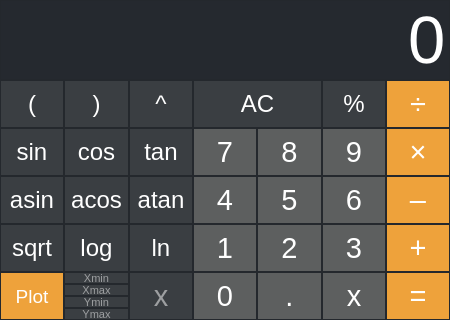
<?xml version="1.0" encoding="UTF-8"?>
<ui version="4.0">
 <class>MainWindow</class>
 <widget class="QMainWindow" name="MainWindow">
  <property name="geometry">
   <rect>
    <x>0</x>
    <y>0</y>
    <width>450</width>
    <height>320</height>
   </rect>
  </property>
  <property name="minimumSize">
   <size>
    <width>450</width>
    <height>320</height>
   </size>
  </property>
  <property name="maximumSize">
   <size>
    <width>845</width>
    <height>390</height>
   </size>
  </property>
  <property name="windowTitle">
   <string>MainCalc</string>
  </property>
  <property name="styleSheet">
   <string notr="true"/>
  </property>
  <widget class="QWidget" name="centralwidget">
   <layout class="QHBoxLayout" name="horizontalLayout_3" stretch="0,1">
    <property name="spacing">
     <number>0</number>
    </property>
    <property name="leftMargin">
     <number>0</number>
    </property>
    <property name="topMargin">
     <number>0</number>
    </property>
    <property name="rightMargin">
     <number>0</number>
    </property>
    <property name="bottomMargin">
     <number>0</number>
    </property>
    <item>
     <layout class="QVBoxLayout" name="calcPadLayout" stretch="3,10">
      <property name="spacing">
       <number>0</number>
      </property>
      <property name="sizeConstraint">
       <enum>QLayout::SetNoConstraint</enum>
      </property>
      <item>
       <widget class="QLineEdit" name="outputLabel">
        <property name="sizePolicy">
         <sizepolicy hsizetype="Expanding" vsizetype="Preferred">
          <horstretch>0</horstretch>
          <verstretch>0</verstretch>
         </sizepolicy>
        </property>
        <property name="font">
         <font>
          <pointsize>50</pointsize>
          <kerning>true</kerning>
         </font>
        </property>
        <property name="styleSheet">
         <string notr="true">QLineEdit {
  background-color: rgb(37, 41, 47);
  color: white; 
  border: 1px solid rgb(36, 40, 45);
}</string>
        </property>
        <property name="text">
         <string>0</string>
        </property>
        <property name="alignment">
         <set>Qt::AlignRight|Qt::AlignTrailing|Qt::AlignVCenter</set>
        </property>
        <property name="readOnly">
         <bool>true</bool>
        </property>
       </widget>
      </item>
      <item>
       <layout class="QHBoxLayout" name="buttonsLayout" stretch="3,4">
        <property name="spacing">
         <number>0</number>
        </property>
        <item>
         <layout class="QGridLayout" name="functionsLayout" rowstretch="1,1,1,1,1" columnstretch="1,1,1">
          <property name="spacing">
           <number>0</number>
          </property>
          <item row="3" column="0">
           <widget class="QPushButton" name="sqrt">
            <property name="sizePolicy">
             <sizepolicy hsizetype="Minimum" vsizetype="Preferred">
              <horstretch>0</horstretch>
              <verstretch>0</verstretch>
             </sizepolicy>
            </property>
            <property name="font">
             <font>
              <pointsize>18</pointsize>
             </font>
            </property>
            <property name="styleSheet">
             <string notr="true">QPushButton {
  background-color: rgb(58, 62, 66);
  color: white; 
  border: 1px solid rgb(36, 40, 45);
}

QPushButton:pressed {
    background-color: rgb(93, 95, 95);
}</string>
            </property>
            <property name="text">
             <string>sqrt</string>
            </property>
            <property name="shortcut">
             <string>Q</string>
            </property>
            <attribute name="buttonGroup">
             <string notr="true">buttonGroup_function</string>
            </attribute>
           </widget>
          </item>
          <item row="2" column="2">
           <widget class="QPushButton" name="atan">
            <property name="sizePolicy">
             <sizepolicy hsizetype="Minimum" vsizetype="Preferred">
              <horstretch>0</horstretch>
              <verstretch>0</verstretch>
             </sizepolicy>
            </property>
            <property name="font">
             <font>
              <pointsize>18</pointsize>
             </font>
            </property>
            <property name="styleSheet">
             <string notr="true">QPushButton {
  background-color: rgb(58, 62, 66);
  color: white; 
  border: 1px solid rgb(36, 40, 45);
}

QPushButton:pressed {
    background-color: rgb(93, 95, 95);
}</string>
            </property>
            <property name="text">
             <string>atan</string>
            </property>
            <property name="shortcut">
             <string>Shift+T</string>
            </property>
            <attribute name="buttonGroup">
             <string notr="true">buttonGroup_function</string>
            </attribute>
           </widget>
          </item>
          <item row="0" column="1">
           <widget class="QPushButton" name="right">
            <property name="sizePolicy">
             <sizepolicy hsizetype="Minimum" vsizetype="Preferred">
              <horstretch>0</horstretch>
              <verstretch>0</verstretch>
             </sizepolicy>
            </property>
            <property name="font">
             <font>
              <pointsize>18</pointsize>
             </font>
            </property>
            <property name="styleSheet">
             <string notr="true">QPushButton {
  background-color: rgb(58, 62, 66);
  color: white; 
  border: 1px solid rgb(36, 40, 45);
}

QPushButton:pressed {
    background-color: rgb(93, 95, 95);
}</string>
            </property>
            <property name="text">
             <string>)</string>
            </property>
            <property name="shortcut">
             <string>)</string>
            </property>
            <attribute name="buttonGroup">
             <string notr="true">buttonGroup</string>
            </attribute>
           </widget>
          </item>
          <item row="2" column="1">
           <widget class="QPushButton" name="acos">
            <property name="sizePolicy">
             <sizepolicy hsizetype="Minimum" vsizetype="Preferred">
              <horstretch>0</horstretch>
              <verstretch>0</verstretch>
             </sizepolicy>
            </property>
            <property name="font">
             <font>
              <pointsize>18</pointsize>
             </font>
            </property>
            <property name="styleSheet">
             <string notr="true">QPushButton {
  background-color: rgb(58, 62, 66);
  color: white; 
  border: 1px solid rgb(36, 40, 45);
}

QPushButton:pressed {
    background-color: rgb(93, 95, 95);
}</string>
            </property>
            <property name="text">
             <string>acos</string>
            </property>
            <property name="shortcut">
             <string>Shift+C</string>
            </property>
            <attribute name="buttonGroup">
             <string notr="true">buttonGroup_function</string>
            </attribute>
           </widget>
          </item>
          <item row="3" column="1">
           <widget class="QPushButton" name="log">
            <property name="sizePolicy">
             <sizepolicy hsizetype="Minimum" vsizetype="Preferred">
              <horstretch>0</horstretch>
              <verstretch>0</verstretch>
             </sizepolicy>
            </property>
            <property name="font">
             <font>
              <pointsize>18</pointsize>
             </font>
            </property>
            <property name="styleSheet">
             <string notr="true">QPushButton {
  background-color: rgb(58, 62, 66);
  color: white; 
  border: 1px solid rgb(36, 40, 45);
}

QPushButton:pressed {
    background-color: rgb(93, 95, 95);
}</string>
            </property>
            <property name="text">
             <string>log</string>
            </property>
            <property name="shortcut">
             <string>L</string>
            </property>
            <attribute name="buttonGroup">
             <string notr="true">buttonGroup_function</string>
            </attribute>
           </widget>
          </item>
          <item row="1" column="1">
           <widget class="QPushButton" name="cos">
            <property name="sizePolicy">
             <sizepolicy hsizetype="Minimum" vsizetype="Preferred">
              <horstretch>0</horstretch>
              <verstretch>0</verstretch>
             </sizepolicy>
            </property>
            <property name="font">
             <font>
              <pointsize>18</pointsize>
             </font>
            </property>
            <property name="styleSheet">
             <string notr="true">QPushButton {
  background-color: rgb(58, 62, 66);
  color: white; 
  border: 1px solid rgb(36, 40, 45);
}

QPushButton:pressed {
    background-color: rgb(93, 95, 95);
}</string>
            </property>
            <property name="text">
             <string>cos</string>
            </property>
            <property name="shortcut">
             <string>C</string>
            </property>
            <attribute name="buttonGroup">
             <string notr="true">buttonGroup_function</string>
            </attribute>
           </widget>
          </item>
          <item row="0" column="2">
           <widget class="QPushButton" name="pow">
            <property name="sizePolicy">
             <sizepolicy hsizetype="Minimum" vsizetype="Preferred">
              <horstretch>0</horstretch>
              <verstretch>0</verstretch>
             </sizepolicy>
            </property>
            <property name="font">
             <font>
              <pointsize>18</pointsize>
             </font>
            </property>
            <property name="styleSheet">
             <string notr="true">QPushButton {
  background-color: rgb(58, 62, 66);
  color: white; 
  border: 1px solid rgb(36, 40, 45);
}

QPushButton:pressed {
    background-color: rgb(93, 95, 95);
}</string>
            </property>
            <property name="text">
             <string>^</string>
            </property>
            <property name="shortcut">
             <string>^</string>
            </property>
            <attribute name="buttonGroup">
             <string notr="true">buttonGroup</string>
            </attribute>
           </widget>
          </item>
          <item row="4" column="0">
           <widget class="QPushButton" name="plot">
            <property name="sizePolicy">
             <sizepolicy hsizetype="Minimum" vsizetype="Preferred">
              <horstretch>0</horstretch>
              <verstretch>0</verstretch>
             </sizepolicy>
            </property>
            <property name="font">
             <font>
              <pointsize>14</pointsize>
             </font>
            </property>
            <property name="styleSheet">
             <string notr="true">QPushButton {
  background-color: rgb(238, 162, 59);
  color: white; 
  border: 1px solid rgb(36, 40, 45);
}

QPushButton:pressed {
    background-color: rgb(193, 129, 46);
}</string>
            </property>
            <property name="text">
             <string>Plot</string>
            </property>
           </widget>
          </item>
          <item row="0" column="0">
           <widget class="QPushButton" name="left">
            <property name="sizePolicy">
             <sizepolicy hsizetype="Minimum" vsizetype="Preferred">
              <horstretch>0</horstretch>
              <verstretch>0</verstretch>
             </sizepolicy>
            </property>
            <property name="font">
             <font>
              <pointsize>18</pointsize>
             </font>
            </property>
            <property name="styleSheet">
             <string notr="true">QPushButton {
  background-color: rgb(58, 62, 66);
  color: white; 
  border: 1px solid rgb(36, 40, 45);
}

QPushButton:pressed {
    background-color: rgb(93, 95, 95);
}</string>
            </property>
            <property name="text">
             <string>(</string>
            </property>
            <property name="shortcut">
             <string>(</string>
            </property>
            <attribute name="buttonGroup">
             <string notr="true">buttonGroup</string>
            </attribute>
           </widget>
          </item>
          <item row="1" column="0">
           <widget class="QPushButton" name="sin">
            <property name="sizePolicy">
             <sizepolicy hsizetype="Minimum" vsizetype="Preferred">
              <horstretch>0</horstretch>
              <verstretch>0</verstretch>
             </sizepolicy>
            </property>
            <property name="font">
             <font>
              <pointsize>18</pointsize>
             </font>
            </property>
            <property name="styleSheet">
             <string notr="true">QPushButton {
  background-color: rgb(58, 62, 66);
  color: white; 
  border: 1px solid rgb(36, 40, 45);
}

QPushButton:pressed {
    background-color: rgb(93, 95, 95);
}</string>
            </property>
            <property name="text">
             <string>sin</string>
            </property>
            <property name="shortcut">
             <string>S</string>
            </property>
            <attribute name="buttonGroup">
             <string notr="true">buttonGroup_function</string>
            </attribute>
           </widget>
          </item>
          <item row="1" column="2">
           <widget class="QPushButton" name="tan">
            <property name="sizePolicy">
             <sizepolicy hsizetype="Minimum" vsizetype="Preferred">
              <horstretch>0</horstretch>
              <verstretch>0</verstretch>
             </sizepolicy>
            </property>
            <property name="font">
             <font>
              <pointsize>18</pointsize>
             </font>
            </property>
            <property name="styleSheet">
             <string notr="true">QPushButton {
  background-color: rgb(58, 62, 66);
  color: white; 
  border: 1px solid rgb(36, 40, 45);
}

QPushButton:pressed {
    background-color: rgb(93, 95, 95);
}</string>
            </property>
            <property name="text">
             <string>tan</string>
            </property>
            <property name="shortcut">
             <string>T</string>
            </property>
            <attribute name="buttonGroup">
             <string notr="true">buttonGroup_function</string>
            </attribute>
           </widget>
          </item>
          <item row="4" column="2">
           <widget class="QLineEdit" name="promptX">
            <property name="sizePolicy">
             <sizepolicy hsizetype="Preferred" vsizetype="Preferred">
              <horstretch>0</horstretch>
              <verstretch>0</verstretch>
             </sizepolicy>
            </property>
            <property name="font">
             <font>
              <pointsize>22</pointsize>
             </font>
            </property>
            <property name="styleSheet">
             <string notr="true">QLineEdit {
  background-color: rgb(58, 62, 66);
  color: white; 
  border: 1px solid rgb(36, 40, 45);
}
</string>
            </property>
            <property name="inputMask">
             <string/>
            </property>
            <property name="text">
             <string/>
            </property>
            <property name="alignment">
             <set>Qt::AlignCenter</set>
            </property>
            <property name="placeholderText">
             <string>x</string>
            </property>
           </widget>
          </item>
          <item row="4" column="1">
           <layout class="QVBoxLayout" name="domainInputLayout">
            <property name="spacing">
             <number>0</number>
            </property>
            <property name="sizeConstraint">
             <enum>QLayout::SetNoConstraint</enum>
            </property>
            <item>
             <widget class="QLineEdit" name="xMin">
              <property name="sizePolicy">
               <sizepolicy hsizetype="Expanding" vsizetype="Ignored">
                <horstretch>0</horstretch>
                <verstretch>0</verstretch>
               </sizepolicy>
              </property>
              <property name="font">
               <font>
                <pointsize>8</pointsize>
               </font>
              </property>
              <property name="styleSheet">
               <string notr="true">QLineEdit {
  background-color: rgb(58, 62, 66);
  color: white; 
  border: 1px solid rgb(36, 40, 45);
}
</string>
              </property>
              <property name="inputMask">
               <string/>
              </property>
              <property name="text">
               <string/>
              </property>
              <property name="alignment">
               <set>Qt::AlignCenter</set>
              </property>
              <property name="placeholderText">
               <string>Xmin</string>
              </property>
             </widget>
            </item>
            <item>
             <widget class="QLineEdit" name="xMax">
              <property name="sizePolicy">
               <sizepolicy hsizetype="Expanding" vsizetype="Ignored">
                <horstretch>0</horstretch>
                <verstretch>0</verstretch>
               </sizepolicy>
              </property>
              <property name="font">
               <font>
                <pointsize>8</pointsize>
               </font>
              </property>
              <property name="styleSheet">
               <string notr="true">QLineEdit {
  background-color: rgb(58, 62, 66);
  color: white; 
  border: 1px solid rgb(36, 40, 45);
}
</string>
              </property>
              <property name="inputMask">
               <string/>
              </property>
              <property name="text">
               <string/>
              </property>
              <property name="alignment">
               <set>Qt::AlignCenter</set>
              </property>
              <property name="placeholderText">
               <string>Xmax</string>
              </property>
             </widget>
            </item>
            <item>
             <widget class="QLineEdit" name="yMin">
              <property name="sizePolicy">
               <sizepolicy hsizetype="Expanding" vsizetype="Ignored">
                <horstretch>0</horstretch>
                <verstretch>0</verstretch>
               </sizepolicy>
              </property>
              <property name="font">
               <font>
                <pointsize>8</pointsize>
               </font>
              </property>
              <property name="styleSheet">
               <string notr="true">QLineEdit {
  background-color: rgb(58, 62, 66);
  color: white; 
  border: 1px solid rgb(36, 40, 45);
}
</string>
              </property>
              <property name="inputMask">
               <string/>
              </property>
              <property name="text">
               <string/>
              </property>
              <property name="alignment">
               <set>Qt::AlignCenter</set>
              </property>
              <property name="placeholderText">
               <string>Ymin</string>
              </property>
             </widget>
            </item>
            <item>
             <widget class="QLineEdit" name="yMax">
              <property name="sizePolicy">
               <sizepolicy hsizetype="Expanding" vsizetype="Ignored">
                <horstretch>0</horstretch>
                <verstretch>0</verstretch>
               </sizepolicy>
              </property>
              <property name="font">
               <font>
                <pointsize>8</pointsize>
               </font>
              </property>
              <property name="styleSheet">
               <string notr="true">QLineEdit {
  background-color: rgb(58, 62, 66);
  color: white; 
  border: 1px solid rgb(36, 40, 45);
}
</string>
              </property>
              <property name="inputMask">
               <string/>
              </property>
              <property name="text">
               <string/>
              </property>
              <property name="alignment">
               <set>Qt::AlignCenter</set>
              </property>
              <property name="placeholderText">
               <string>Ymax</string>
              </property>
             </widget>
            </item>
           </layout>
          </item>
          <item row="3" column="2">
           <widget class="QPushButton" name="ln">
            <property name="sizePolicy">
             <sizepolicy hsizetype="Minimum" vsizetype="Preferred">
              <horstretch>0</horstretch>
              <verstretch>0</verstretch>
             </sizepolicy>
            </property>
            <property name="font">
             <font>
              <pointsize>18</pointsize>
             </font>
            </property>
            <property name="styleSheet">
             <string notr="true">QPushButton {
  background-color: rgb(58, 62, 66);
  color: white; 
  border: 1px solid rgb(36, 40, 45);
}

QPushButton:pressed {
    background-color: rgb(93, 95, 95);
}</string>
            </property>
            <property name="text">
             <string>ln</string>
            </property>
            <property name="shortcut">
             <string>Shift+L</string>
            </property>
            <attribute name="buttonGroup">
             <string notr="true">buttonGroup_function</string>
            </attribute>
           </widget>
          </item>
          <item row="2" column="0">
           <widget class="QPushButton" name="asin">
            <property name="sizePolicy">
             <sizepolicy hsizetype="Minimum" vsizetype="Preferred">
              <horstretch>0</horstretch>
              <verstretch>0</verstretch>
             </sizepolicy>
            </property>
            <property name="font">
             <font>
              <pointsize>18</pointsize>
             </font>
            </property>
            <property name="styleSheet">
             <string notr="true">QPushButton {
  background-color: rgb(58, 62, 66);
  color: white; 
  border: 1px solid rgb(36, 40, 45);
}

QPushButton:pressed {
    background-color: rgb(93, 95, 95);
}</string>
            </property>
            <property name="text">
             <string>asin</string>
            </property>
            <property name="shortcut">
             <string>Shift+S</string>
            </property>
            <attribute name="buttonGroup">
             <string notr="true">buttonGroup_function</string>
            </attribute>
           </widget>
          </item>
         </layout>
        </item>
        <item>
         <layout class="QVBoxLayout" name="mainLayout" stretch="1,4">
          <property name="spacing">
           <number>0</number>
          </property>
          <item>
           <layout class="QHBoxLayout" name="topRightLayout" stretch="2,1,1">
            <property name="spacing">
             <number>0</number>
            </property>
            <item>
             <widget class="QPushButton" name="AC">
              <property name="sizePolicy">
               <sizepolicy hsizetype="Minimum" vsizetype="Preferred">
                <horstretch>0</horstretch>
                <verstretch>0</verstretch>
               </sizepolicy>
              </property>
              <property name="font">
               <font>
                <pointsize>18</pointsize>
               </font>
              </property>
              <property name="styleSheet">
               <string notr="true">QPushButton {
  background-color: rgb(58, 62, 66);
  color: white; 
  border: 1px solid rgb(36, 40, 45);
}

QPushButton:pressed {
    background-color: rgb(93, 95, 95);
}</string>
              </property>
              <property name="text">
               <string>AC</string>
              </property>
              <property name="shortcut">
               <string>Backspace</string>
              </property>
             </widget>
            </item>
            <item>
             <widget class="QPushButton" name="mod">
              <property name="sizePolicy">
               <sizepolicy hsizetype="Preferred" vsizetype="Preferred">
                <horstretch>0</horstretch>
                <verstretch>0</verstretch>
               </sizepolicy>
              </property>
              <property name="font">
               <font>
                <pointsize>18</pointsize>
               </font>
              </property>
              <property name="styleSheet">
               <string notr="true">QPushButton {
  background-color: rgb(58, 62, 66);
  color: white; 
  border: 1px solid rgb(36, 40, 45);
}

QPushButton:pressed {
    background-color: rgb(93, 95, 95);
}</string>
              </property>
              <property name="text">
               <string>%</string>
              </property>
              <property name="shortcut">
               <string>%</string>
              </property>
              <attribute name="buttonGroup">
               <string notr="true">buttonGroup</string>
              </attribute>
             </widget>
            </item>
            <item>
             <widget class="QPushButton" name="div">
              <property name="sizePolicy">
               <sizepolicy hsizetype="Preferred" vsizetype="Preferred">
                <horstretch>0</horstretch>
                <verstretch>0</verstretch>
               </sizepolicy>
              </property>
              <property name="font">
               <font>
                <pointsize>22</pointsize>
               </font>
              </property>
              <property name="styleSheet">
               <string notr="true">QPushButton {
  background-color: rgb(238, 162, 59);
  color: white; 
  border: 1px solid rgb(36, 40, 45);
}

QPushButton:pressed {
    background-color: rgb(193, 129, 46);
}</string>
              </property>
              <property name="text">
               <string>÷</string>
              </property>
              <property name="shortcut">
               <string>/</string>
              </property>
              <attribute name="buttonGroup">
               <string notr="true">buttonGroup</string>
              </attribute>
             </widget>
            </item>
           </layout>
          </item>
          <item>
           <layout class="QGridLayout" name="numbersLayout">
            <property name="spacing">
             <number>0</number>
            </property>
            <item row="2" column="2">
             <widget class="QPushButton" name="push_6">
              <property name="sizePolicy">
               <sizepolicy hsizetype="Preferred" vsizetype="Preferred">
                <horstretch>0</horstretch>
                <verstretch>0</verstretch>
               </sizepolicy>
              </property>
              <property name="font">
               <font>
                <pointsize>22</pointsize>
               </font>
              </property>
              <property name="styleSheet">
               <string notr="true">QPushButton {
  background-color: rgb(93, 95, 95);
  color: white; 
  border: 1px solid rgb(36, 40, 45);
}

QPushButton:pressed {
    background-color: rgb(156, 157, 161);
}</string>
              </property>
              <property name="text">
               <string>6</string>
              </property>
              <property name="shortcut">
               <string>6</string>
              </property>
              <attribute name="buttonGroup">
               <string notr="true">buttonGroup</string>
              </attribute>
             </widget>
            </item>
            <item row="4" column="1">
             <widget class="QPushButton" name="point">
              <property name="sizePolicy">
               <sizepolicy hsizetype="Preferred" vsizetype="Preferred">
                <horstretch>0</horstretch>
                <verstretch>0</verstretch>
               </sizepolicy>
              </property>
              <property name="font">
               <font>
                <pointsize>22</pointsize>
               </font>
              </property>
              <property name="styleSheet">
               <string notr="true">QPushButton {
  background-color: rgb(93, 95, 95);
  color: white; 
  border: 1px solid rgb(36, 40, 45);
}

QPushButton:pressed {
    background-color: rgb(156, 157, 161);
}</string>
              </property>
              <property name="text">
               <string>.</string>
              </property>
              <property name="shortcut">
               <string>.</string>
              </property>
              <attribute name="buttonGroup">
               <string notr="true">buttonGroup</string>
              </attribute>
             </widget>
            </item>
            <item row="4" column="2">
             <widget class="QPushButton" name="push_x">
              <property name="sizePolicy">
               <sizepolicy hsizetype="Preferred" vsizetype="Preferred">
                <horstretch>0</horstretch>
                <verstretch>0</verstretch>
               </sizepolicy>
              </property>
              <property name="font">
               <font>
                <pointsize>22</pointsize>
               </font>
              </property>
              <property name="styleSheet">
               <string notr="true">QPushButton {
  background-color: rgb(93, 95, 95);
  color: white; 
  border: 1px solid rgb(36, 40, 45);
}

QPushButton:pressed {
    background-color: rgb(156, 157, 161);
}</string>
              </property>
              <property name="text">
               <string>x</string>
              </property>
              <property name="shortcut">
               <string>X</string>
              </property>
              <attribute name="buttonGroup">
               <string notr="true">buttonGroup</string>
              </attribute>
             </widget>
            </item>
            <item row="4" column="0">
             <widget class="QPushButton" name="push_0">
              <property name="sizePolicy">
               <sizepolicy hsizetype="Preferred" vsizetype="Preferred">
                <horstretch>0</horstretch>
                <verstretch>0</verstretch>
               </sizepolicy>
              </property>
              <property name="font">
               <font>
                <pointsize>22</pointsize>
               </font>
              </property>
              <property name="styleSheet">
               <string notr="true">QPushButton {
  background-color: rgb(93, 95, 95);
  color: white; 
  border: 1px solid rgb(36, 40, 45);
}

QPushButton:pressed {
    background-color: rgb(156, 157, 161);
}</string>
              </property>
              <property name="text">
               <string>0</string>
              </property>
              <property name="shortcut">
               <string>0</string>
              </property>
              <attribute name="buttonGroup">
               <string notr="true">buttonGroup</string>
              </attribute>
             </widget>
            </item>
            <item row="4" column="3">
             <widget class="QPushButton" name="eq">
              <property name="sizePolicy">
               <sizepolicy hsizetype="Preferred" vsizetype="Preferred">
                <horstretch>0</horstretch>
                <verstretch>0</verstretch>
               </sizepolicy>
              </property>
              <property name="font">
               <font>
                <pointsize>22</pointsize>
               </font>
              </property>
              <property name="styleSheet">
               <string notr="true">QPushButton {
  background-color: rgb(238, 162, 59);
  color: white; 
  border: 1px solid rgb(36, 40, 45);
}

QPushButton:pressed {
    background-color: rgb(193, 129, 46);
}</string>
              </property>
              <property name="text">
               <string>=</string>
              </property>
              <property name="shortcut">
               <string>Return</string>
              </property>
             </widget>
            </item>
            <item row="3" column="2">
             <widget class="QPushButton" name="push_3">
              <property name="sizePolicy">
               <sizepolicy hsizetype="Preferred" vsizetype="Preferred">
                <horstretch>0</horstretch>
                <verstretch>0</verstretch>
               </sizepolicy>
              </property>
              <property name="font">
               <font>
                <pointsize>22</pointsize>
               </font>
              </property>
              <property name="styleSheet">
               <string notr="true">QPushButton {
  background-color: rgb(93, 95, 95);
  color: white; 
  border: 1px solid rgb(36, 40, 45);
}

QPushButton:pressed {
    background-color: rgb(156, 157, 161);
}</string>
              </property>
              <property name="text">
               <string>3</string>
              </property>
              <property name="shortcut">
               <string>3</string>
              </property>
              <attribute name="buttonGroup">
               <string notr="true">buttonGroup</string>
              </attribute>
             </widget>
            </item>
            <item row="1" column="1">
             <widget class="QPushButton" name="push_8">
              <property name="sizePolicy">
               <sizepolicy hsizetype="Preferred" vsizetype="Preferred">
                <horstretch>0</horstretch>
                <verstretch>0</verstretch>
               </sizepolicy>
              </property>
              <property name="font">
               <font>
                <pointsize>22</pointsize>
               </font>
              </property>
              <property name="styleSheet">
               <string notr="true">QPushButton {
  background-color: rgb(93, 95, 95);
  color: white; 
  border: 1px solid rgb(36, 40, 45);
}

QPushButton:pressed {
    background-color: rgb(156, 157, 161);
}</string>
              </property>
              <property name="text">
               <string>8</string>
              </property>
              <property name="shortcut">
               <string>8</string>
              </property>
              <attribute name="buttonGroup">
               <string notr="true">buttonGroup</string>
              </attribute>
             </widget>
            </item>
            <item row="1" column="2">
             <widget class="QPushButton" name="push_9">
              <property name="sizePolicy">
               <sizepolicy hsizetype="Preferred" vsizetype="Preferred">
                <horstretch>0</horstretch>
                <verstretch>0</verstretch>
               </sizepolicy>
              </property>
              <property name="font">
               <font>
                <pointsize>22</pointsize>
               </font>
              </property>
              <property name="styleSheet">
               <string notr="true">QPushButton {
  background-color: rgb(93, 95, 95);
  color: white; 
  border: 1px solid rgb(36, 40, 45);
}

QPushButton:pressed {
    background-color: rgb(156, 157, 161);
}</string>
              </property>
              <property name="text">
               <string>9</string>
              </property>
              <property name="shortcut">
               <string>9</string>
              </property>
              <attribute name="buttonGroup">
               <string notr="true">buttonGroup</string>
              </attribute>
             </widget>
            </item>
            <item row="1" column="3">
             <widget class="QPushButton" name="mult">
              <property name="sizePolicy">
               <sizepolicy hsizetype="Preferred" vsizetype="Preferred">
                <horstretch>0</horstretch>
                <verstretch>0</verstretch>
               </sizepolicy>
              </property>
              <property name="font">
               <font>
                <pointsize>22</pointsize>
               </font>
              </property>
              <property name="styleSheet">
               <string notr="true">QPushButton {
  background-color: rgb(238, 162, 59);
  color: white; 
  border: 1px solid rgb(36, 40, 45);
}

QPushButton:pressed {
    background-color: rgb(193, 129, 46);
}</string>
              </property>
              <property name="text">
               <string>×</string>
              </property>
              <property name="shortcut">
               <string>*</string>
              </property>
              <attribute name="buttonGroup">
               <string notr="true">buttonGroup</string>
              </attribute>
             </widget>
            </item>
            <item row="3" column="1">
             <widget class="QPushButton" name="push_2">
              <property name="sizePolicy">
               <sizepolicy hsizetype="Preferred" vsizetype="Preferred">
                <horstretch>0</horstretch>
                <verstretch>0</verstretch>
               </sizepolicy>
              </property>
              <property name="font">
               <font>
                <pointsize>22</pointsize>
               </font>
              </property>
              <property name="styleSheet">
               <string notr="true">QPushButton {
  background-color: rgb(93, 95, 95);
  color: white; 
  border: 1px solid rgb(36, 40, 45);
}

QPushButton:pressed {
    background-color: rgb(156, 157, 161);
}</string>
              </property>
              <property name="text">
               <string>2</string>
              </property>
              <property name="shortcut">
               <string>2</string>
              </property>
              <attribute name="buttonGroup">
               <string notr="true">buttonGroup</string>
              </attribute>
             </widget>
            </item>
            <item row="2" column="0">
             <widget class="QPushButton" name="push_4">
              <property name="sizePolicy">
               <sizepolicy hsizetype="Preferred" vsizetype="Preferred">
                <horstretch>0</horstretch>
                <verstretch>0</verstretch>
               </sizepolicy>
              </property>
              <property name="font">
               <font>
                <pointsize>22</pointsize>
               </font>
              </property>
              <property name="styleSheet">
               <string notr="true">QPushButton {
  background-color: rgb(93, 95, 95);
  color: white; 
  border: 1px solid rgb(36, 40, 45);
}

QPushButton:pressed {
    background-color: rgb(156, 157, 161);
}</string>
              </property>
              <property name="text">
               <string>4</string>
              </property>
              <property name="shortcut">
               <string>4</string>
              </property>
              <attribute name="buttonGroup">
               <string notr="true">buttonGroup</string>
              </attribute>
             </widget>
            </item>
            <item row="3" column="3">
             <widget class="QPushButton" name="plus">
              <property name="sizePolicy">
               <sizepolicy hsizetype="Preferred" vsizetype="Preferred">
                <horstretch>0</horstretch>
                <verstretch>0</verstretch>
               </sizepolicy>
              </property>
              <property name="font">
               <font>
                <pointsize>22</pointsize>
               </font>
              </property>
              <property name="styleSheet">
               <string notr="true">QPushButton {
  background-color: rgb(238, 162, 59);
  color: white; 
  border: 1px solid rgb(36, 40, 45);
}

QPushButton:pressed {
    background-color: rgb(193, 129, 46);
}</string>
              </property>
              <property name="text">
               <string>+</string>
              </property>
              <property name="shortcut">
               <string>+</string>
              </property>
              <attribute name="buttonGroup">
               <string notr="true">buttonGroup</string>
              </attribute>
             </widget>
            </item>
            <item row="2" column="3">
             <widget class="QPushButton" name="minus">
              <property name="sizePolicy">
               <sizepolicy hsizetype="Preferred" vsizetype="Preferred">
                <horstretch>0</horstretch>
                <verstretch>0</verstretch>
               </sizepolicy>
              </property>
              <property name="font">
               <font>
                <pointsize>22</pointsize>
               </font>
              </property>
              <property name="styleSheet">
               <string notr="true">QPushButton {
  background-color: rgb(238, 162, 59);
  color: white; 
  border: 1px solid rgb(36, 40, 45);
}

QPushButton:pressed {
    background-color: rgb(193, 129, 46);
}</string>
              </property>
              <property name="text">
               <string>–</string>
              </property>
              <property name="shortcut">
               <string>-</string>
              </property>
              <attribute name="buttonGroup">
               <string notr="true">buttonGroup</string>
              </attribute>
             </widget>
            </item>
            <item row="1" column="0">
             <widget class="QPushButton" name="push_7">
              <property name="sizePolicy">
               <sizepolicy hsizetype="Preferred" vsizetype="Preferred">
                <horstretch>0</horstretch>
                <verstretch>0</verstretch>
               </sizepolicy>
              </property>
              <property name="font">
               <font>
                <pointsize>22</pointsize>
               </font>
              </property>
              <property name="styleSheet">
               <string notr="true">QPushButton {
  background-color: rgb(93, 95, 95);
  color: white; 
  border: 1px solid rgb(36, 40, 45);
}

QPushButton:pressed {
    background-color: rgb(156, 157, 161);
}</string>
              </property>
              <property name="text">
               <string>7</string>
              </property>
              <property name="shortcut">
               <string>7</string>
              </property>
              <attribute name="buttonGroup">
               <string notr="true">buttonGroup</string>
              </attribute>
             </widget>
            </item>
            <item row="3" column="0">
             <widget class="QPushButton" name="push_1">
              <property name="sizePolicy">
               <sizepolicy hsizetype="Preferred" vsizetype="Preferred">
                <horstretch>0</horstretch>
                <verstretch>0</verstretch>
               </sizepolicy>
              </property>
              <property name="font">
               <font>
                <pointsize>22</pointsize>
               </font>
              </property>
              <property name="styleSheet">
               <string notr="true">QPushButton {
  background-color: rgb(93, 95, 95);
  color: white; 
  border: 1px solid rgb(36, 40, 45);
}

QPushButton:pressed {
    background-color: rgb(156, 157, 161);
}</string>
              </property>
              <property name="text">
               <string>1</string>
              </property>
              <property name="shortcut">
               <string>1</string>
              </property>
              <attribute name="buttonGroup">
               <string notr="true">buttonGroup</string>
              </attribute>
             </widget>
            </item>
            <item row="2" column="1">
             <widget class="QPushButton" name="push_5">
              <property name="sizePolicy">
               <sizepolicy hsizetype="Preferred" vsizetype="Preferred">
                <horstretch>0</horstretch>
                <verstretch>0</verstretch>
               </sizepolicy>
              </property>
              <property name="font">
               <font>
                <pointsize>22</pointsize>
               </font>
              </property>
              <property name="styleSheet">
               <string notr="true">QPushButton {
  background-color: rgb(93, 95, 95);
  color: white; 
  border: 1px solid rgb(36, 40, 45);
}

QPushButton:pressed {
    background-color: rgb(156, 157, 161);
}</string>
              </property>
              <property name="text">
               <string>5</string>
              </property>
              <property name="shortcut">
               <string>5</string>
              </property>
              <attribute name="buttonGroup">
               <string notr="true">buttonGroup</string>
              </attribute>
             </widget>
            </item>
           </layout>
          </item>
         </layout>
        </item>
       </layout>
      </item>
     </layout>
    </item>
    <item>
     <widget class="QCustomPlot" name="graphWidget" native="true">
      <property name="enabled">
       <bool>true</bool>
      </property>
      <property name="sizePolicy">
       <sizepolicy hsizetype="Fixed" vsizetype="Fixed">
        <horstretch>0</horstretch>
        <verstretch>0</verstretch>
       </sizepolicy>
      </property>
      <property name="maximumSize">
       <size>
        <width>400</width>
        <height>400</height>
       </size>
      </property>
     </widget>
    </item>
   </layout>
  </widget>
 </widget>
 <customwidgets>
  <customwidget>
   <class>QCustomPlot</class>
   <extends>QWidget</extends>
   <header>qcustomplot.h</header>
   <container>1</container>
  </customwidget>
 </customwidgets>
 <resources/>
 <connections/>
 <buttongroups>
  <buttongroup name="buttonGroup"/>
  <buttongroup name="buttonGroup_function"/>
 </buttongroups>
</ui>
